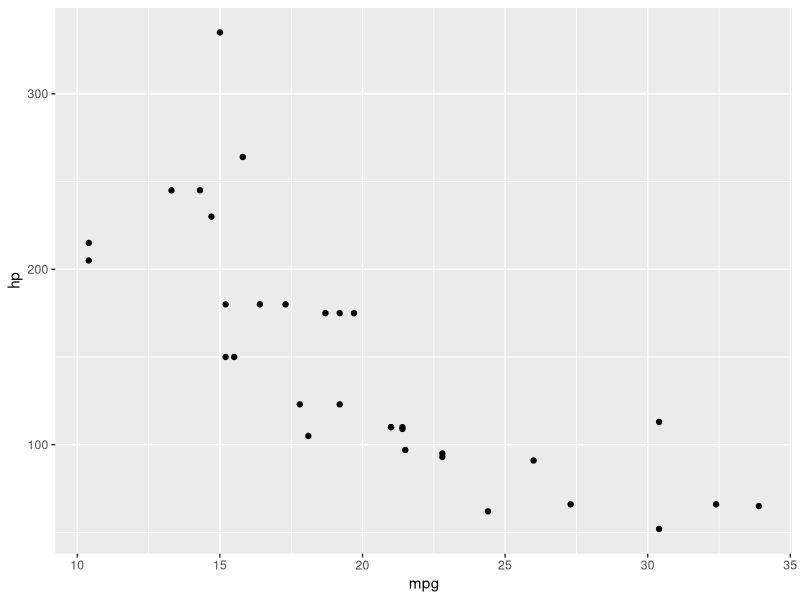
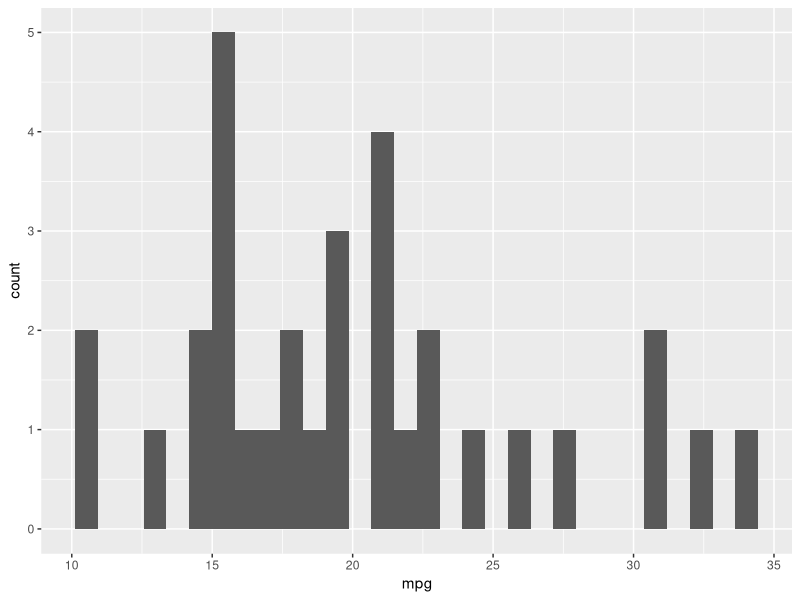
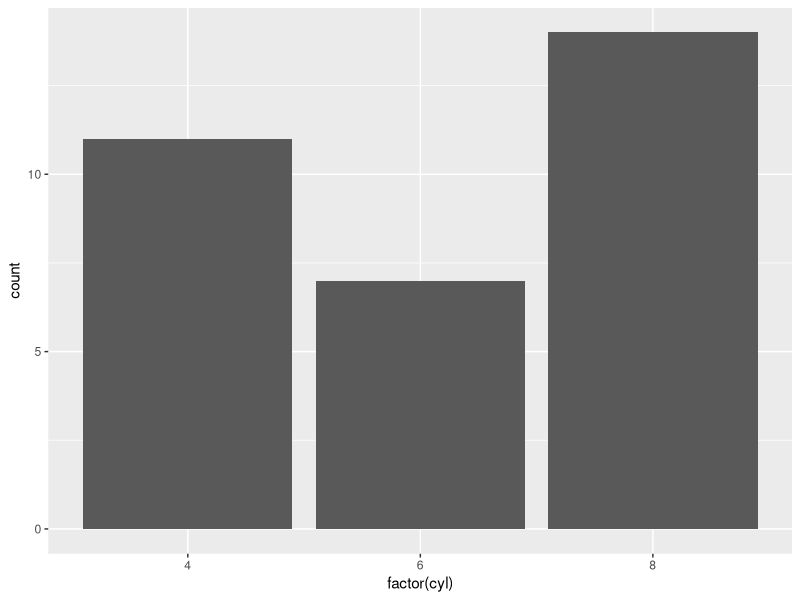
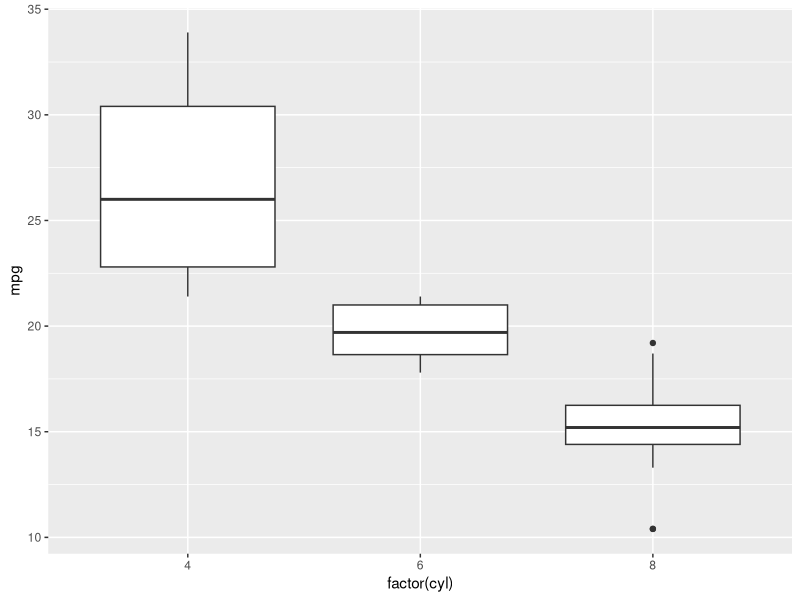
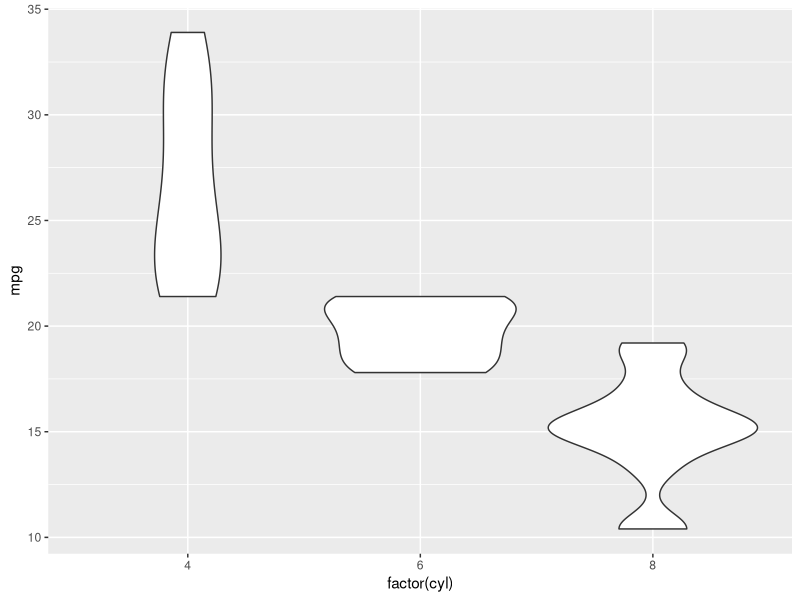
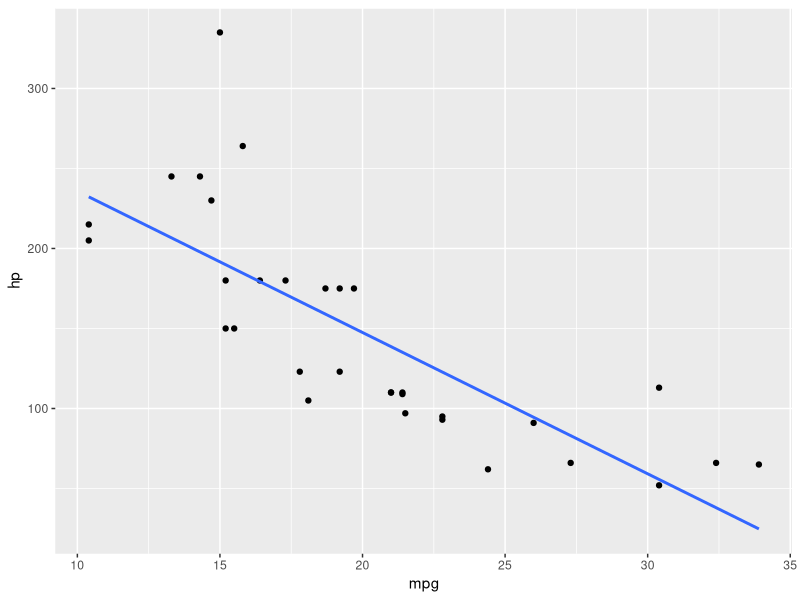
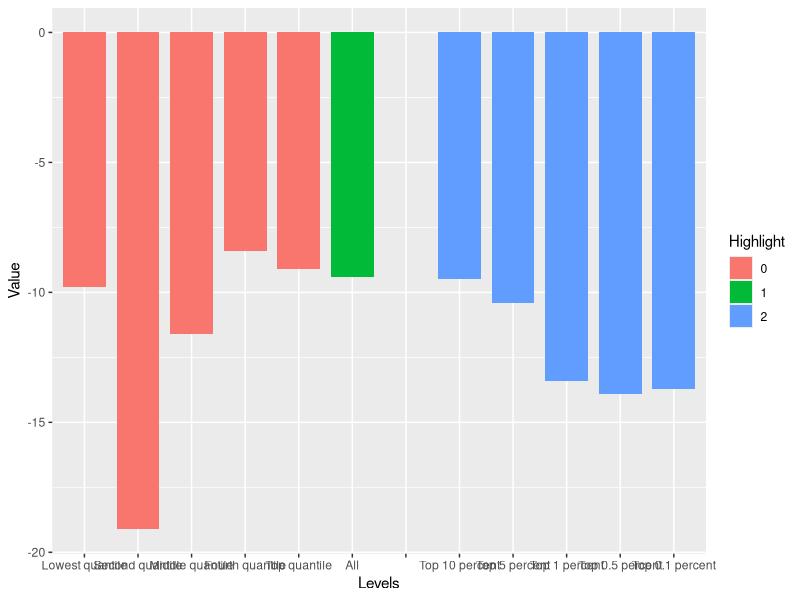
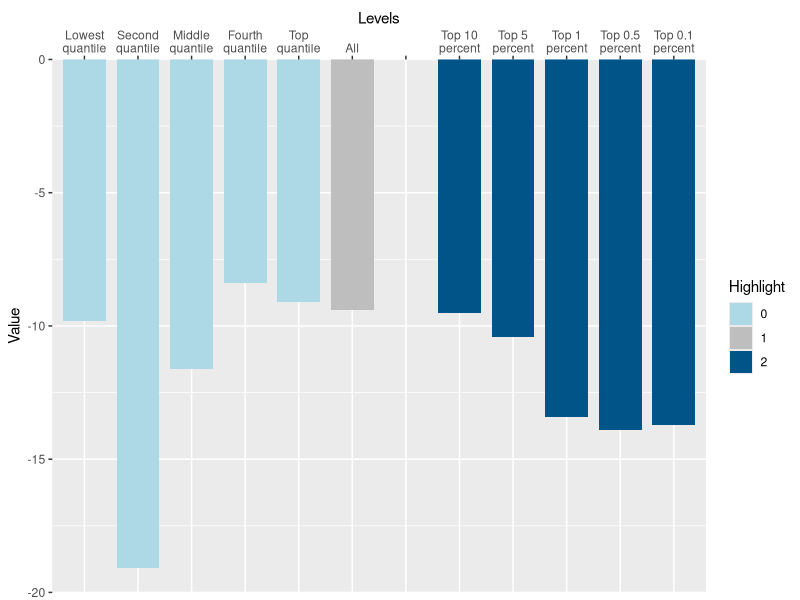

The R script that drew these images, in order:
## ---- chunk 1
#| echo: false
library(tidyverse)
## ---- chunk 2
#| echo: true
#| fig-width: 10
#| fig-height: 3.8
library(ggplot2)
# Créer un graphique de dispersion simple
ggplot(data = mtcars, aes(x = mpg, y = hp)) +
  geom_point()
## ---- chunk 3
knitr::kable(mtcars,booktabs = TRUE) |>
  kableExtra::kable_styling(bootstrap_options = "striped", full_width = F)
## ---- chunk 4
#| echo: false
#| fig-width: 10
#| fig-height: 7
# Créer un histogramme
ggplot(data = mtcars, aes(x = mpg)) +
  geom_histogram()
## ---- chunk 5
#| echo: false
#| fig-width: 10
#| fig-height: 7
# Créer un diagramme à barres
ggplot(data = mtcars, 
       aes(x = factor(cyl))) +
  geom_bar()
## ---- chunk 6
#| echo: false
#| fig-width: 10
#| fig-height: 7
# Créer une boîte à moustaches
ggplot(data = mtcars, 
       aes(x = factor(cyl), y = mpg)) +
  geom_boxplot()
## ---- chunk 7
#| echo: false
#| fig-width: 10
#| fig-height: 7
# Créer un diagramme en violon
ggplot(data = mtcars, 
       aes(x = factor(cyl), y = mpg)) +
  geom_violin()
## ---- chunk 8
#| echo: false
#| fig-width: 10
#| fig-height: 7
# Créer une courbe de tendance
ggplot(data = mtcars, 
       aes(x = mpg, y = hp)) +
  geom_point() +
  geom_smooth(method = "lm", se = FALSE)
## ---- chunk 9
#| echo: false
library(kableExtra)
library(dplyr)
exemple_df <- data.frame(
  Levels = c(
    "Lowest quantile", "Second quantile", "Middle quantile",
    "Fourth quantile", "Top quantile", "All", "",
    "Top 10 percent", "Top 5 percent", "Top 1 percent",
    "Top 0.5 percent", "Top 0.1 percent"),
  Value = c(-9.8, -19.1, -11.6, -8.4, -9.1, -9.4, 0, -9.5, -10.4, -13.4, -13.9, -13.7)) |>
  mutate(
    Highlight = c(rep("0", 5), "1", rep("2", 6)),
    # Convert 'Levels' to factor and specify levels to maintain order
    Levels = factor(Levels, levels = Levels)
  )

kbl(exemple_df) |>
  kable_paper("striped", font_size = 14, full_width = F) |>
  kable_styling(c("striped", "bordered")) 

## ---- chunk 10
#| echo: false
#| fig-width: 10
#| fig-height: 7
exemple_df |>
  ggplot(aes(x = Levels, 
             y = Value, fill = Highlight)) +
  geom_col(position = "dodge", width = 0.8)
## ---- chunk 11
#| echo: false
#| fig-width: 10
#| fig-height: 7
#| fig-align: center
library(stringr)
ggplot(
  data = exemple_df,
  aes(x = Levels, y = Value, fill = Highlight)
) +
  geom_col(
    position = "dodge",
    width = 0.8
  ) +
  # Echelles pour les axes x et y
  scale_y_continuous(
    expand = c(0, 0),
    limits = c(-20, 0),
    n.breaks = 6
  ) +
  scale_x_discrete(
    position = "top",
    labels = function(x) {
      str_wrap(x, width = 10)
    }
  ) +
  # Couleurs de remplissage
  scale_fill_manual(
    values = c(
      "0" = "lightblue",
      "1" = "gray",
      "2" = "#005488"
    )
  )
## ---- chunk 12
#| echo: false
#| fig-width: 10
#| fig-height: 7
#| fig-align: center
library(stringr)
ggplot(
  data = exemple_df,
  aes(x = Levels, y = Value, fill = Highlight)
) +
  geom_col(
    position = "dodge",
    width = 0.8
  ) +
  # Echelles pour les axes x et y
  scale_y_continuous(
    expand = c(0, 0),
    limits = c(-20, 0),
    n.breaks = 6
  ) +
  scale_x_discrete(
    position = "top",
    labels = function(x) {
      str_wrap(x, width = 10)
    }
  ) +
  # Couleurs de remplissage
  scale_fill_manual(
    values = c(
      "0" = "lightblue",
      "1" = "gray",
      "2" = "#005488"
    )
  ) +
  labs(
    title = "Diagramme à barres",
    subtitle = "Revenu moyen par quantile, 2018",
    caption = "Fake Source: World Inequality Database",
    x = "quantile",
    y = "Revenu moyen"
  ) 
## ---- chunk 13
#| echo: false
#| fig-width: 10
#| fig-height: 7
#| fig-align: center
library(stringr)
ggplot(
  data = exemple_df,
  aes(x = Levels, y = Value, fill = Highlight)
) +
  geom_col(
    position = "dodge",
    width = 0.8
  ) +
  # Echelles pour les axes x et y
  scale_y_continuous(
    expand = c(0, 0),
    limits = c(-20, 0),
    n.breaks = 6
  ) +
  scale_x_discrete(
    position = "top",
    labels = function(x) {
      str_wrap(x, width = 10)
    }
  ) +
  # Couleurs de remplissage
  scale_fill_manual(
    values = c(
      "0" = "lightblue",
      "1" = "gray",
      "2" = "#005488"
    )
  ) +
  labs(
    title = "Diagramme à barres",
    subtitle = "Revenu moyen par quantile, 2018",
    caption = "Fake Source: World Inequality Database",
    x = "quantile",
    y = "Revenu moyen"
  ) +
  theme(
    # Supprimer la légende
    legend.position = "none",
    # Supprimer les titres des axes
    axis.title = element_blank(),
    # Supprimer les ticks des axes
    axis.ticks = element_blank(),
    # Modifier la police des étiquettes
    axis.text = element_text(
      size = 10,
      face = "bold",
      color = "black"
    ),
    # Modifier le titre
    plot.title = element_text(
      size = 16,
      face = "bold"
    ),
    # Modifier le sous-titre
    plot.subtitle = element_text(
      size = 12,
      face = "italic"
    ),
    # Supprimer le fond
    panel.background = element_blank(),
    # Ajouter une bordure
    panel.border = element_rect(
      color = "black",
      fill = NA,
      size = 1
    ),
    # Ajouter la grille horizontale
    panel.grid.major.y = element_line(
      color = "gray",
      size = 0.5
    )
  )
## ---- chunk 14
#| echo: false
#| fig-width: 10
#| fig-height: 7
#| fig-align: center
library(stringr)
ggplot(
  data = exemple_df,
  aes(x = Levels, y = Value, fill = Highlight)
) +
  geom_col(
    position = "dodge",
    width = 0.8
  ) +
  # Echelles pour les axes x et y
  scale_y_continuous(
    expand = c(0, 0),
    limits = c(-20, 0),
    n.breaks = 6
  ) +
  scale_x_discrete(
    position = "top",
    labels = function(x) {
      str_wrap(x, width = 10)
    }
  ) +
  # Couleurs de remplissage
  scale_fill_manual(
    values = c(
      "0" = "lightblue",
      "1" = "gray",
      "2" = "#005488"
    )
  ) +
  labs(
    title = "Diagramme à barres",
    subtitle = "Revenu moyen par quantile, 2018",
    caption = "Fake Source: World Inequality Database",
    x = "quantile",
    y = "Revenu moyen"
  ) +
  theme(
    # Supprimer la légende
    legend.position = "none",
    # Supprimer les titres des axes
    axis.title = element_blank(),
    # Supprimer les ticks des axes
    axis.ticks = element_blank(),
    # Modifier la police des étiquettes
    axis.text = element_text(
      size = 10,
      face = "bold",
      color = "black"
    ),
    # Modifier le titre
    plot.title = element_text(
      size = 16,
      face = "bold"
    ),
    # Modifier le sous-titre
    plot.subtitle = element_text(
      size = 12,
      face = "italic"
    ),
    # Supprimer le fond
    panel.background = element_blank(),
    # Ajouter une bordure
    panel.border = element_rect(
      color = "black",
      fill = NA,
      size = 1
    ),
    # Ajouter la grille horizontale
    panel.grid.major.y = element_line(
      color = "gray",
      size = 0.5
    )
  )
